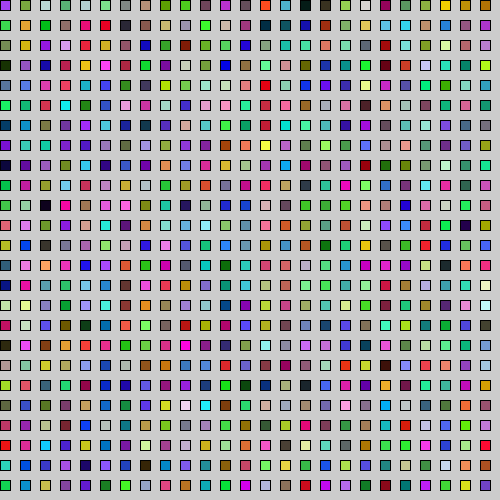
Frame 1 (no input)
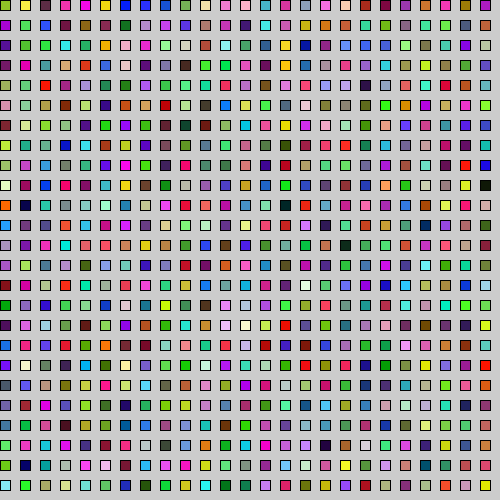
Frame 60 (the mouse pressed at the canvas centre just before this capture)
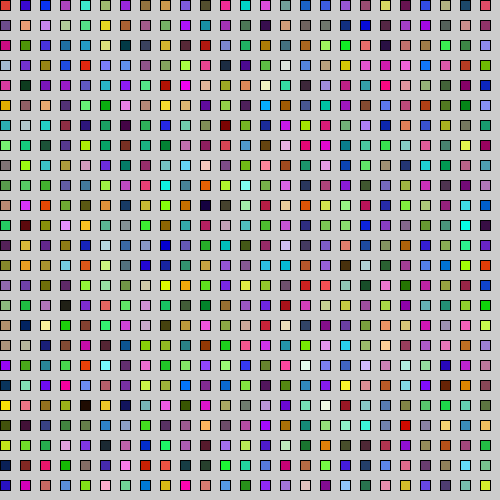
Frame 120 (the mouse held since frame 60 and released just before this capture)

The Processing sketch that drew these frames (run headless with seeded random() and noise(); from frame 60 on, the mouse is pressed at the canvas centre):

// Processing sketch: forLoop_biDimensional
// ── forLoop_biDimensional.pde
float espacio;
float col;

void setup() {
  size(500, 500);
  espacio = 20;
  col=10;
}

void draw() {
  for (int i=0; i<50; i++) {
    for (int j=0; j<50; j++) {
      fill(random(255), random(255), random(255));
      rect(espacio*i, espacio * j, 10, 10);
    }
  }
}
